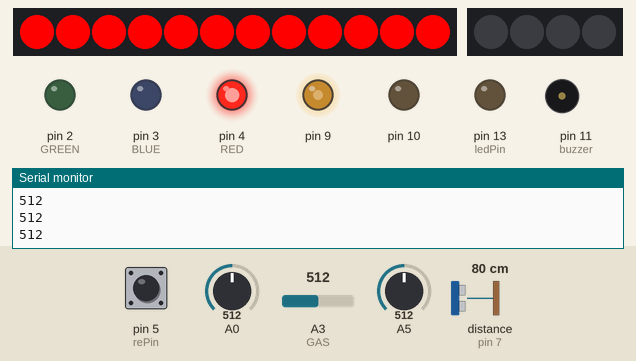
Simulated run of this sketch. Board: Arduino Uno, built with avr-gcc and run on an emulated ATmega328P. On the bench: 12 RGB LEDs in strip order, left to right, 4 RGB LEDs in strip order, left to right, output pins drawn as LEDs (lit = HIGH), buzzer (waves = sounding), the last lines printed to the serial monitor. The test bench sets the inputs (shaded band); at power-on: pin 5 (rePin) HIGH, A5 = 512, A0 = 512, A3 (GAS) = 512, distance to the obstacle (sensor on pin 7) 80 cm. The echo pulse lasts 58.3 µs per cm.

Above: at 1.2 s.
1.3 s: pin 5 (rePin) pulled LOW for 0.15 s
At 2.7 s:
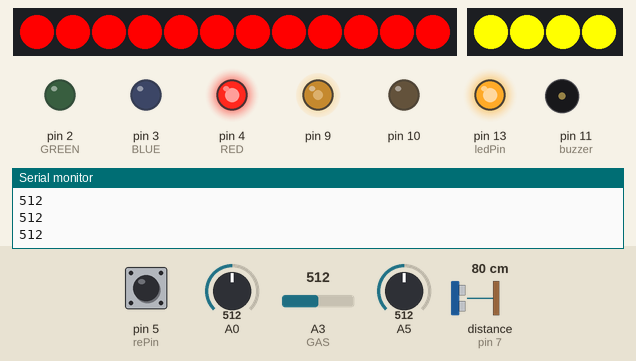
3.0 s: A5 set to 346
4.5 s: A5 set to 312
At 5.6 s:
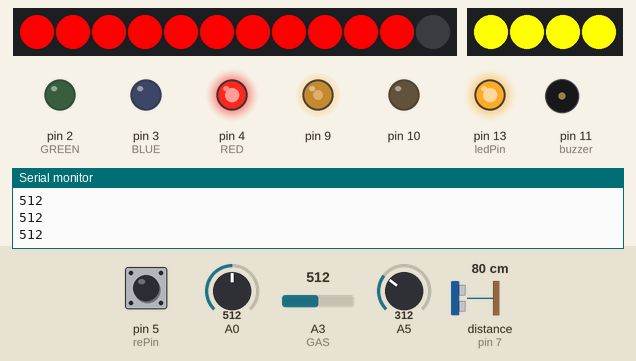
6.0 s: A0 set to 716
At 6.4 s:
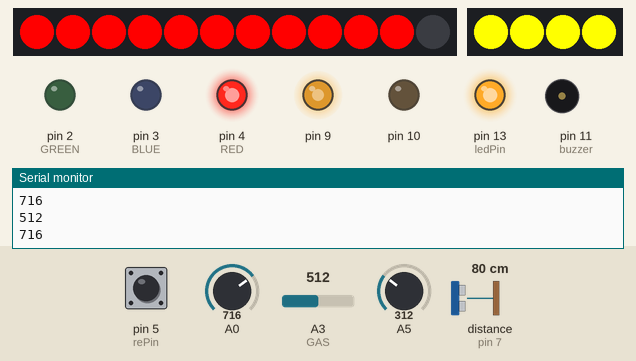
7.5 s: A3 (GAS) set to 314
9.0 s: A3 (GAS) set to 286
At 10.3 s:
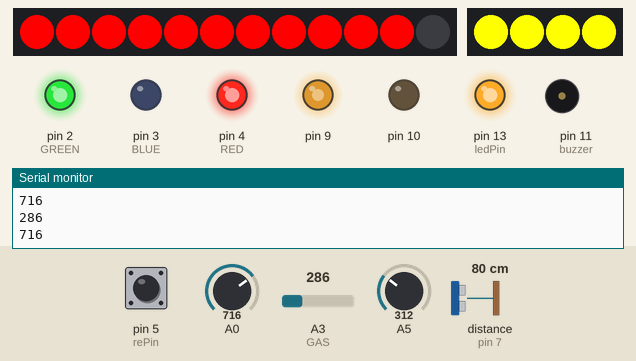
Timing chart, 0 to 11.5 s (numbered marks = the images above; inputs shaded):
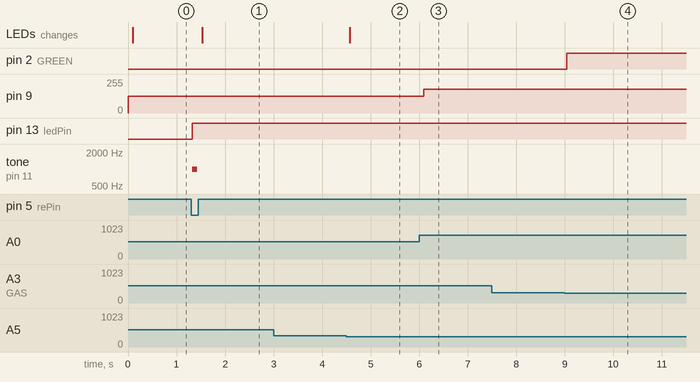

The sketch:

ar2.ino
```cpp
#include <Adafruit_NeoPixel.h> //library pt LEDuri

#define RED   4
#define BLUE  3
#define GREEN 2
#define GAS   A3
#define LEDs 4
//constanta care defineste nr de led-uri a benzii
#define DIN 8
//intrarea care controleaza banda

int sensorValue = 0;

Adafruit_NeoPixel pixels = Adafruit_NeoPixel(LEDs, DIN);
//instantiere banda cu 4 led-uri controlata de pinul 8
Adafruit_NeoPixel strip = Adafruit_NeoPixel(12,6, NEO_GRB + NEO_KHZ800);

int rValue = 0;
int gValue = 0;
int bValue = 0;
float distance = 0;
unsigned int buzzer = 11;
unsigned int rePin = 5; //switch
unsigned int valorRe = HIGH;
unsigned int ledPin = 13;
int valtemp;
int maxled;

void setup()
{
  pinMode(A0, INPUT);
  Serial.begin(9600);
  pinMode(10, OUTPUT);
  pinMode(9, OUTPUT);
  pinMode(A1, INPUT);
  pinMode(A3, INPUT);
  pinMode(2, OUTPUT);
  pinMode(3, OUTPUT);
  digitalWrite(4, HIGH);
  pinMode(RED, OUTPUT);
  pinMode(BLUE, OUTPUT);
  pinMode(GREEN, OUTPUT);
  pinMode(GAS, INPUT);
  strip.begin();
  pixels.begin();
  pinMode(buzzer, OUTPUT);
  pinMode(5, INPUT_PULLUP);
  pinMode(ledPin, OUTPUT);
}

//functie de trimitere si primire puls de la ultrasonic
long readUltrasonicDistance(int triggerPin, int echoPin)
{
  pinMode(triggerPin, OUTPUT);
  digitalWrite(triggerPin, LOW);
  delayMicroseconds(2);
  digitalWrite(triggerPin, HIGH);
  delayMicroseconds(10);
  digitalWrite(triggerPin, LOW);
  pinMode(echoPin, INPUT);
  return pulseIn(echoPin, HIGH);
}
void loop()
{
  //****SENZOR FOTOREZISTOR****
  //se cieste val de la sensorul fotorezistor
  sensorValue = analogRead(A0);
  Serial.println(sensorValue);
  //se mapeaza valoarea citita de la senzor pe led-uri
  analogWrite(9, map(sensorValue, 0, 1023, 0, 255));
  delay(100);

  //****SENZOR DE GAZ****
  //se citeste valoarea de la pinul conectat la senzor
  //in functie de valoarea citita, se vor aprinde led-urile
  //verde=nu este gaz  ; galben=cantitate mica de gaz
  //rosu=cantitate ft mare de gaz
  int value = analogRead(GAS);
  Serial.println(value);
  if (value < 100) {
    digitalWrite(RED,   LOW);
    digitalWrite(BLUE,  LOW);
    digitalWrite(GREEN, HIGH);
  }
  else if (value < 300) {
    digitalWrite(RED,   HIGH);
    digitalWrite(BLUE,  LOW);
    digitalWrite(GREEN, HIGH);
  }
  else {
    digitalWrite(RED,   HIGH);
    digitalWrite(BLUE,  LOW);
    digitalWrite(GREEN, LOW);
  }

  //***SENZOR ULTRASONIC+BUZZER+NEOPIXEL 4****
  valorRe = digitalRead(rePin);
  if (valorRe == LOW)
  {//se calculeaza valoarea distantei
    digitalWrite(ledPin, HIGH); //ativa o built-in LED
    distance = 0.01723 * readUltrasonicDistance(7, 7);
    //daca distanta e mai mica de 35 cm, se va activa buzzerul
    //la o frecv de 1000Hz pt 100ms si se va dezactiva dupa 100ms
    //si toate ledurile se vor colora rosu
    if (distance <= 35.0)
    {
      tone(buzzer, 1000, 100);
      delay(100);
      for (int i=0; i < LEDs; i++)
      {
        pixels.setPixelColor(i, pixels.Color(255, 0, 0));
        pixels.show();
      }
    }
    //daca distanta e mai mica de 100 cm, se va activa buzzerul
    //la o frecv de 1000Hz pt 100ms si se va dezactiva dupa 200ms
    //si toate ledurile se vor colora galben
    else if (distance <= 100.0)
    {
      tone(buzzer, 1000, 100);
      delay(200);
      for (int i=0; i < LEDs; i++)
      {
        pixels.setPixelColor(i, pixels.Color(255, 255, 0));
        pixels.show();
      }
    }
    //daca distanta e mai mica de 165 cm, se va activa buzzerul
    //la o frecv de 1000Hz pt 100ms si se va dezactiva dupa 400ms
    //si toate ledurile se vor colora verde
    else if (distance <= 165.0)
    {
      tone(buzzer, 1000, 100);
      delay(400);
      for (int i=0; i < LEDs; i++)
      {
        pixels.setPixelColor(i, pixels.Color(0, 128, 0));
        pixels.show();
      }
    }
    //daca obiectul se afla la o distanta mai mare de 165 cm
    //toate ledurile vor fi verzi
    else
    {
      for (int i=0; i < LEDs; i++)
      {
        pixels.setPixelColor(i, pixels.Color(0, 128, 0));
        pixels.show();
      }
    }
  }


  valtemp = analogRead(A5);
  maxled= valtemp*12/358; //ultimul led ce se poate aprinde
 //se citeste valoare temperaturii, si in functie de aceasta se aprind/sting un nr de leduri
  for (int i=0; i<12; i++){
    if(i<=maxled){
      strip.setPixelColor(i,255,0,0); //rosu
    }else{
      strip.setPixelColor(i,0,0,0); //se sting
    }
  }
  strip.show();
}
```

Measured:
- the behaviour switches between 329 and 328 on A5 (found by bisection; images 1 and 2)
- the behaviour switches between 300 and 299 on A3 (GAS) (found by bisection; images 3 and 4)
- after the input at 1.3 s, pin 13 (ledPin): LOW → HIGH at once; tone on pin 11 (buzzer): silent → 1000 Hz at once, → silent 0.10 s later
- after the input at 4.5 s, the LEDs: change after 0.07 s (image 2)
- after the input at 6.0 s, pin 9: 127/255 → 178/255 after 0.10 s
- after the input at 9.0 s, pin 2 (GREEN): LOW → HIGH at once
